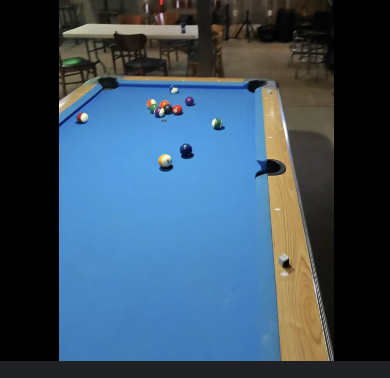
#> input picture sample_pool_table1.jpg, 390 x 378 px
$ python cli.py ../sample_pool_table1.jpg
#> lines starting #> are read from the running program, lines starting #| are printed output that depends on the picture; after the words box and inside, x2 and y2 are one past the last pixel; in counts of white or black regions, pixels touching at a corner belong together
### pool_ai_full/vision.py
import cv2 as cv
import numpy as np

# Manual override thresholds
GREEN_LOW  = (30,  30,  30)
GREEN_HIGH = (90, 255, 255)
BLUE_LOW   = (90,  30,  30)
BLUE_HIGH  = (130,255,255)

TOPDOWN_W, TOPDOWN_H = 1024, 512  # ~2:1 aspect

def _morph(mask):
    kernel = cv.getStructuringElement(cv.MORPH_ELLIPSE, (5,5))
    mask = cv.morphologyEx(mask, cv.MORPH_OPEN, kernel, iterations=2)
    mask = cv.morphologyEx(mask, cv.MORPH_CLOSE, kernel, iterations=2)
    return mask

def mask_felt(bgr, mode="auto"):
    """Return binary felt mask. mode: 'auto', 'green', 'blue'."""
    hsv = cv.cvtColor(bgr, cv.COLOR_BGR2HSV)
    if mode == "green":
        return _morph(cv.inRange(hsv, GREEN_LOW, GREEN_HIGH))
    if mode == "blue":
        return _morph(cv.inRange(hsv, BLUE_LOW, BLUE_HIGH))

    # AUTO: pick dominant hue among saturated/bright pixels
    Smin, Vmin = 40, 40
    satbright = cv.inRange(hsv, (0, Smin, Vmin), (179, 255, 255))
    hue = hsv[...,0]
    hist = cv.calcHist([hue],[0], satbright, [180], [0,180])
    peak = int(hist.argmax())
    band = 12  # +/- around peak
    low = (peak - band) % 180
    high = (peak + band) % 180

    if low <= high:
        mask_h = cv.inRange(hue, low, high)
    else:
        mask_h = cv.bitwise_or(cv.inRange(hue, 0, high), cv.inRange(hue, low, 179))

    mask = cv.bitwise_and(satbright, mask_h)
    return _morph(mask)

def _order_corners_clockwise(pts):
    pts = np.array(pts, dtype=np.float32)
    c = pts.mean(axis=0)
    ang = np.arctan2(pts[:,1]-c[1], pts[:,0]-c[0])
    order = np.argsort(ang)
    pts = pts[order]
    idx = np.argmin(pts.sum(axis=1))  # TL first
    pts = np.vstack([pts[idx:], pts[:idx]])
    return pts

def find_table_quad(bgr, felt_mode="auto"):
    """Find felt via color mask; return 4-point quad (TL,TR,BR,BL) and mask."""
    mask = mask_felt(bgr, mode=felt_mode)
    cnts, _ = cv.findContours(mask, cv.RETR_EXTERNAL, cv.CHAIN_APPROX_SIMPLE)
    if not cnts:
        return None, mask
    cnt = max(cnts, key=cv.contourArea)
    if cv.contourArea(cnt) < 0.05 * (bgr.shape[0]*bgr.shape[1]):
        return None, mask

    peri = cv.arcLength(cnt, True)
    approx = cv.approxPolyDP(cnt, 0.02*peri, True)
    if len(approx) >= 4:
        hull = cv.convexHull(approx)
        if len(hull) >= 4:
            if len(hull) > 4:
                rect = cv.minAreaRect(hull)
                box = cv.boxPoints(rect)
                quad = _order_corners_clockwise(box)
            else:
                quad = _order_corners_clockwise(hull.reshape(-1,2))
        else:
            rect = cv.minAreaRect(cnt)
            box = cv.boxPoints(rect)
            quad = _order_corners_clockwise(box)
    else:
        rect = cv.minAreaRect(cnt)
        box = cv.boxPoints(rect)
        quad = _order_corners_clockwise(box)

    return quad, mask

def warp_topdown(bgr, quad):
    dst = np.float32([[0,0],[TOPDOWN_W-1,0],[TOPDOWN_W-1,TOPDOWN_H-1],[0,TOPDOWN_H-1]])
    H = cv.getPerspectiveTransform(np.float32(quad), dst)
    warp = cv.warpPerspective(bgr, H, (TOPDOWN_W, TOPDOWN_H))
    return warp, H

def table_pockets(ball_radius=None):
    """Return 6 pocket centers inset from rails to avoid rail-grazing paths."""
    w, h = TOPDOWN_W, TOPDOWN_H
    inset = int((ball_radius or max(h//28,6)) * 1.4)
    return np.array([
        [inset, inset], [w//2, inset], [w-1-inset, inset],
        [inset, h-1-inset], [w//2, h-1-inset], [w-1-inset, h-1-inset]
    ], dtype=np.float32)

def draw_overlay(warp_bgr, balls, cue_idx, best):
    vis = warp_bgr.copy()
    for idx,(x,y,r) in enumerate(balls):
        color = (0,255,0) if idx==cue_idx else (0,165,255)
        cv.circle(vis, (int(x),int(y)), int(r), color, 2)
        cv.putText(vis, str(idx), (int(x)-6,int(y)-8), cv.FONT_HERSHEY_SIMPLEX, 0.5, (255,255,255), 1, cv.LINE_AA)
    for (px,py) in table_pockets().astype(int):
        cv.circle(vis, (px,py), 10, (255,0,0), 2)
    if best:
        i = best["object_idx"]
        C = (int(balls[cue_idx][0]), int(balls[cue_idx][1]))
        G = (int(best["ghost"][0]), int(best["ghost"][1]))
        O = (int(balls[i][0]), int(balls[i][1]))
        P = (int(best["pocket"][0]), int(best["pocket"][1]))
        cv.line(vis, C, G, (0,255,255), 2)
        cv.line(vis, O, P, (255,0,255), 2)
        cv.circle(vis, G, 6, (0,255,255), -1)
        cv.circle(vis, P, 8, (255,0,255), 2)
    return vis

### pool_ai_full/analyze.py
import cv2 as cv
from .vision import find_table_quad, warp_topdown, draw_overlay
from .detectors import HoughBallDetector
from .planning import pick_best_shot, advice_from_best

def analyze_pool_image(bgr, felt_mode='auto', detector='hough'):
    # 1) Rectify via felt
    quad, mask = find_table_quad(bgr, felt_mode=felt_mode)
    if quad is not None:
        warp, H = warp_topdown(bgr, quad)
        rectified = True
    else:
        warp, H = bgr, None
        rectified = False

    # 2) Detect balls (Hough by default)
    if detector == 'hough':
        det = HoughBallDetector(felt_mode=felt_mode)
        balls, cue_idx = det.detect(warp)
    else:
        raise ValueError("Unsupported detector; use 'hough'.")

    # 3) Plan shot
    best = pick_best_shot(warp, balls, cue_idx) if balls else None
    advice = advice_from_best(best, balls, cue_idx) if balls else "No balls detected."
    overlay = draw_overlay(warp, balls, cue_idx, best) if balls else warp.copy()

    return {
        "rectified": rectified,
        "num_balls": len(balls),
        "cue_idx": cue_idx,
        "best": best,
        "advice": advice,
        "overlay": overlay,
        "warp": warp
    }

### pool_ai_full/detectors.py
import cv2 as cv
import numpy as np

from .vision import mask_felt

class HoughBallDetector:
    """Classical Hough-based detector (no ML)."""
    def __init__(self, felt_mode="auto"):
        self.felt_mode = felt_mode
        self.HOUGH_DP = 1.2
        self.PARAM1 = 100
        self.PARAM2 = 14   # lower → more circles (and more false positives)
        self.BLUR = (9,9)

    @staticmethod
    def estimate_ball_radius_px(h):
        r_est = max(6, int(h/28))
        return int(r_est*0.7), int(r_est*1.4)

    def detect(self, warp_bgr):
        hsv = cv.cvtColor(warp_bgr, cv.COLOR_BGR2HSV)
        felt = mask_felt(warp_bgr, mode=self.felt_mode)
        not_felt = cv.bitwise_not(felt)
        fg = cv.GaussianBlur(not_felt, self.BLUR, 1.5)

        minR, maxR = self.estimate_ball_radius_px(warp_bgr.shape[0])
        circles = cv.HoughCircles(
            fg, cv.HOUGH_GRADIENT, dp=self.HOUGH_DP,
            minDist=max(10, minR*2),
            param1=self.PARAM1, param2=self.PARAM2,
            minRadius=minR, maxRadius=maxR
        )
        balls = []
        if circles is not None:
            for (x,y,r) in np.round(circles[0,:]).astype(int):
                if 3 < x < warp_bgr.shape[1]-3 and 3 < y < warp_bgr.shape[0]-3:
                    balls.append((x,y,r))
        if not balls:
            return [], None

        # Cue ball heuristic: lowest S, highest V
        cuescore = []
        for i,(x,y,r) in enumerate(balls):
            y0,y1 = max(0,y-r), min(y+r, hsv.shape[0])
            x0,x1 = max(0,x-r), min(x+r, hsv.shape[1])
            patch = hsv[y0:y1, x0:x1]
            if patch.size == 0:
                cuescore.append((i, 1e9)); continue
            S = patch[...,1].astype(np.float32).mean()
            V = patch[...,2].astype(np.float32).mean()
            score = S - 0.5*V
            cuescore.append((i, score))
        cue_idx = sorted(cuescore, key=lambda t: t[1])[0][0]
        return balls, cue_idx

class TRTBallsDetector:
    """Placeholder: swap to TensorRT for learned detection later."""
    def __init__(self, engine_path: str):
        self.engine_path = engine_path
        raise NotImplementedError("TensorRT detector to be implemented later.")

### pool_ai_full/planning.py
import numpy as np
from math import atan2, degrees
from .vision import table_pockets

CUT_ANGLE_MAX_DEG = 80
CLEARANCE_MARGIN  = 1.0

def dist_point_to_segment(p, a, b):
    ap = p - a; ab = b - a
    t = np.clip(np.dot(ap, ab) / (np.dot(ab, ab) + 1e-9), 0.0, 1.0)
    proj = a + t * ab
    return np.linalg.norm(p - proj)

def path_clear(a, b, balls, ignore_indices, clearance):
    a = np.array(a, dtype=np.float32); b = np.array(b, dtype=np.float32)
    for i,(x,y,r) in enumerate(balls):
        if i in ignore_indices:
            continue
        if dist_point_to_segment(np.array([x,y], np.float32), a, b) < clearance:
            return False
    return True

def pick_best_shot(warp_bgr, balls, cue_idx):
    # Estimate typical ball radius for pocket inset and clearance
    r_mean = float(np.mean([r for _,_,r in balls])) if balls else 10.0
    pockets = table_pockets(ball_radius=r_mean)
    cue = np.array(balls[cue_idx][:2], dtype=np.float32)
    best = None

    # small lateral jitter around ghost point to tolerate tiny occlusions
    jitters = np.linspace(-0.8, 0.8, 5)  # in units of ball radii

    for i,(ox,oy,r) in enumerate(balls):
        if i == cue_idx:
            continue
        O = np.array([ox,oy], dtype=np.float32)
        for P in pockets:
            d = P - O; dn = d / (np.linalg.norm(d)+1e-9)
            # tangent unit vector for jitter
            t = np.array([-dn[1], dn[0]], dtype=np.float32)

            # try a few jittered aim points around ideal ghost
            for j in jitters:
                G = O - (2.0*r) * dn + (j * r) * t  # per-ball radius, slight lateral offset
                # clearance checks
                clr1 = path_clear(cue, G, balls, (cue_idx,i), r*CLEARANCE_MARGIN)
                clr2 = path_clear(O, P,   balls, (cue_idx,i), r*CLEARANCE_MARGIN)
                if not (clr1 and clr2):
                    continue

                # cut angle
                v1 = O - cue; v2 = P - O
                a1, a2 = atan2(v1[1], v1[0]), atan2(v2[1], v2[0])
                cut_deg = abs(degrees(a2 - a1))
                if cut_deg > 180: cut_deg = 360 - cut_deg
                if cut_deg > CUT_ANGLE_MAX_DEG:
                    continue

                pocket_dist = np.linalg.norm(P - O)
                score = 1000 - (cut_deg*5.5) - pocket_dist*0.22
                cand = dict(score=score, object_idx=i, pocket=P, ghost=G, cut_deg=cut_deg)
                if (best is None) or (score > best["score"]):
                    best = cand
    return best

def advice_from_best(best, balls, cue_idx):
    if not best:
        return "No clear direct pot; consider a safety or reposition."
    pockets = ["TL","TM","TR","BL","BM","BR"]
    labels_xy = table_pockets()
    label = pockets[int(np.argmin(np.linalg.norm(labels_xy - best["pocket"], axis=1)))]
    i = best["object_idx"]
    return f"Pot ball #{i} to {label}. Aim at the ghost point; cut ≈ {best['cut_deg']:.0f}°. Controlled speed."

### pool_ai_full/cli.py
#!/usr/bin/env python3
import argparse, sys, cv2 as cv
from .analyze import analyze_pool_image

def main():
    p = argparse.ArgumentParser(description="Pool table analyzer (Jetson-ready, no ML).")
    p.add_argument("image", help="Input pool table image path")
    p.add_argument("--felt", choices=["auto","green","blue"], default="auto", help="Felt color mode")
    p.add_argument("--detector", choices=["hough"], default="hough", help="Ball detector backend")
    p.add_argument("--overlay", help="Save annotated overlay PNG path", default=None)
    args = p.parse_args()

    img = cv.imread(args.image)
#> img is the input picture: shape (378, 390, 3); mean B, G, R 96.5, 78.1, 56.4
    if img is None:
        print("Could not read input image.", file=sys.stderr)
        sys.exit(1)

    res = analyze_pool_image(img, felt_mode=args.felt, detector=args.detector)
#> in mask_felt, `hsv = cv.cvtColor(bgr, cv.COLOR_BGR2HSV)`: hsv: shape (378, 390, 3); mean H, S, V 53.2, 85.7, 105.2
#> in mask_felt, `satbright = cv.inRange(hsv, (0, Smin, Vmin), (179, 255, 255))`:
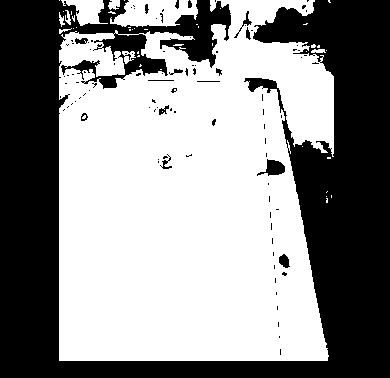
#> satbright: shape (378, 390); 56.6% white; 100 black regions (84 under 20 px), largest, box (x1, y1, x2, y2) and area: (0, 0, 390, 378) 62763, (257, 159, 285, 176) 255, (279, 254, 290, 268) 104
#> in mask_felt, `hue = hsv[...,0]`:
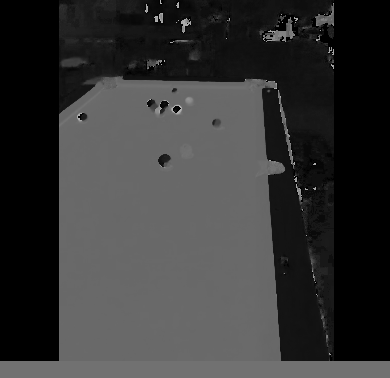
#> hue: shape (378, 390); min 0, max 179, mean 53.2
#> in mask_felt, `hist = cv.calcHist([hue],[0], satbright, [180], [0,180])`: hist = 180 values, max 27255 at index 105, min 0 at index 72, mean 463.5
#> in mask_felt, `peak = int(hist.argmax())`: peak = 105
#> in mask_felt, `low = (peak - band) % 180`: low = 93
#> in mask_felt, `high = (peak + band) % 180`: high = 117
#> in mask_felt, `mask_h = cv.inRange(hue, low, high)`: mask_h: shape (378, 390); 44.3% white; 27 white regions (21 under 20 px), largest, box (x1, y1, x2, y2) and area: (0, 77, 390, 378) 64926, (280, 99, 287, 131) 70, (324, 12, 334, 24) 60, (286, 137, 292, 162) 55, (316, 15, 326, 26) 54, (286, 22, 290, 37) 45
#> in mask_felt, `mask = cv.bitwise_and(satbright, mask_h)`: mask: shape (378, 390); 39.2% white; 3 white regions (1 under 20 px), largest, box (x1, y1, x2, y2) and area: (59, 78, 281, 361) 57725, (281, 109, 285, 121) 30
#> in _morph, `mask = cv.morphologyEx(mask, cv.MORPH_OPEN, kernel, iterations=2)`: mask: shape (378, 390); 39% white; 1 white region, box (x1, y1, x2, y2) and area: (59, 79, 280, 361) 57532
#> in _morph, `mask = cv.morphologyEx(mask, cv.MORPH_CLOSE, kernel, iterations=2)`: mask: shape (378, 390); 39.2% white; 1 white region
#> in find_table_quad, `cnts, _ = cv.findContours(mask, cv.RETR_EXTERNAL, cv.CHAIN_APPROX_SIMP..`: cnts = 1 contour; box (x1, y1, x2, y2) and area: (59, 79, 280, 361) 57844
#> in find_table_quad, `cnt = max(cnts, key=cv.contourArea)`: cnt = contour of 126 points, box (x1, y1, x2, y2) (59, 79, 280, 361), area 57844
#> in find_table_quad, `peri = cv.arcLength(cnt, True)`: peri = 975.7
#> in find_table_quad, `approx = cv.approxPolyDP(cnt, 0.02*peri, True)`: approx = [[62, 111], [59, 358], [279, 358], [261, 92], [121, 79]]
#> in find_table_quad, `hull = cv.convexHull(approx)`: hull = [[121, 79], [261, 92], [279, 358], [59, 358], [62, 111]]
#> in find_table_quad, `rect = cv.minAreaRect(hull)`: rect = ((169, 218.5), (279, 220), -90)
#> in find_table_quad, `box = cv.boxPoints(rect)`: box = [[279, 358], [59, 358], [59, 79], [279, 79]]
#> in _order_corners_clockwise, `c = pts.mean(axis=0)`: c = [169, 218.5]
#> in _order_corners_clockwise, `ang = np.arctan2(pts[:,1]-c[1], pts[:,0]-c[0])`: ang = [0.903, 2.24, -2.24, -0.903]
#> in _order_corners_clockwise, `order = np.argsort(ang)`: order = [2, 3, 0, 1]
#> in _order_corners_clockwise, `pts = pts[order]`: pts = [[59, 79], [279, 79], [279, 358], [59, 358]]
#> in _order_corners_clockwise, `idx = np.argmin(pts.sum(axis=1))`: idx = 0
#> in find_table_quad, `quad = _order_corners_clockwise(box)`: quad = [[59, 79], [279, 79], [279, 358], [59, 358]]
#> in warp_topdown, `H = cv.getPerspectiveTransform(np.float32(quad), dst)`: H = [[4.65, 4.99e-18, -274.4], [0, 1.83, -144.7], [-6.44e-36, -9.96e-20, 1]]
#> in detect, `hsv = cv.cvtColor(warp_bgr, cv.COLOR_BGR2HSV)`: hsv: shape (512, 1024, 3); mean H, S, V 100.1, 153.4, 196
#> call 2 of mask_felt, with mode = 'auto'
#> in mask_felt (call 2), `satbright = cv.inRange(hsv, (0, Smin, Vmin), (179, 255, 255))`: satbright: shape (512, 1024); 98.2% white; 49 black regions (25 under 20 px), largest, box (x1, y1, x2, y2) and area: (854, 0, 1024, 474) 5123, (184, 0, 269, 17) 1131, (459, 137, 523, 164) 466
#> in mask_felt (call 2), `hue = hsv[...,0]`:
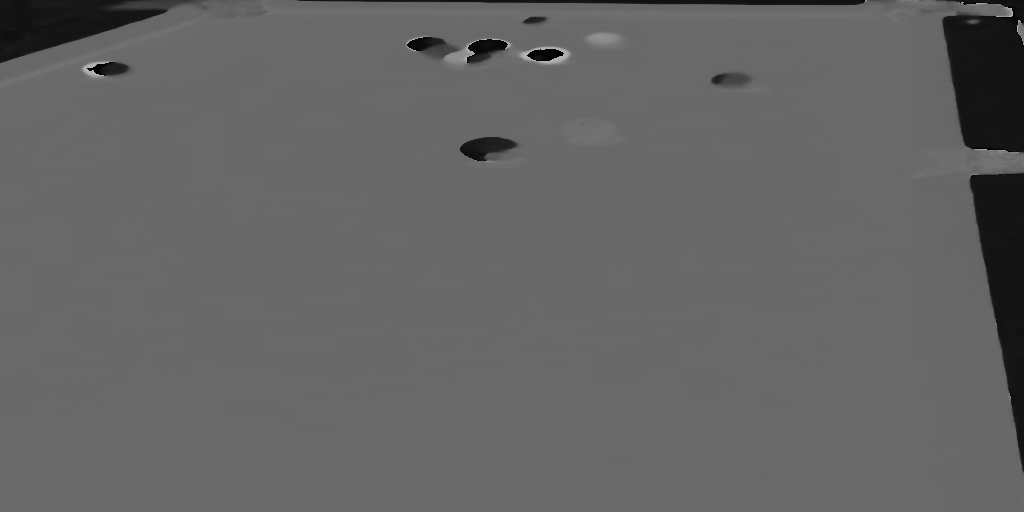
#> hue: shape (512, 1024); min 0, max 179, mean 100.1
#> in mask_felt (call 2), `hist = cv.calcHist([hue],[0], satbright, [180], [0,180])`: hist = 180 values, max 228281 at index 105, min 1 at index 54, mean 2859.9
#> in mask_felt (call 2), `mask_h = cv.inRange(hue, low, high)`: mask_h: shape (512, 1024); 93.6% white; 24 black regions (11 under 20 px), largest, box (x1, y1, x2, y2) and area: (933, 0, 1024, 156) 10420, (969, 172, 1024, 474) 8598, (0, 0, 226, 63) 6710
#> in mask_felt (call 2), `mask = cv.bitwise_and(satbright, mask_h)`: mask: shape (512, 1024); 92.8% white; 10 black regions, largest, box (x1, y1, x2, y2) and area: (295, 0, 1024, 474) 24313, (0, 0, 269, 64) 7687, (406, 36, 512, 67) 2002
#> in _morph (call 2), `mask = cv.morphologyEx(mask, cv.MORPH_OPEN, kernel, iterations=2)`: mask: shape (512, 1024); 92.7% white; 9 black regions, largest, box (x1, y1, x2, y2) and area: (295, 0, 1024, 474) 24406, (0, 0, 269, 64) 7692, (406, 36, 571, 67) 2898
#> in _morph (call 2), `mask = cv.morphologyEx(mask, cv.MORPH_CLOSE, kernel, iterations=2)`:
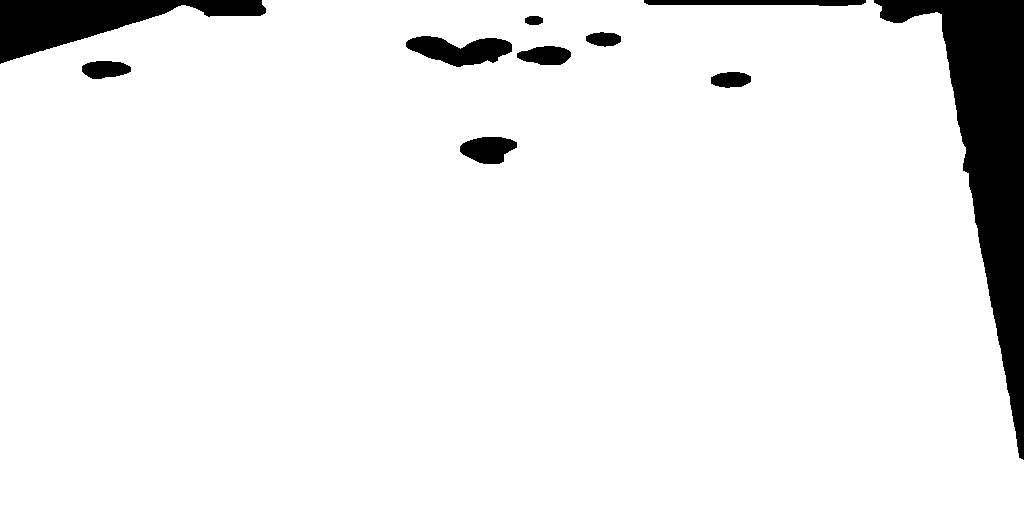
#> mask: shape (512, 1024); 93% white; 10 black regions, largest, box (x1, y1, x2, y2) and area: (874, 0, 1024, 460) 22099, (0, 0, 266, 64) 7673, (406, 36, 512, 67) 2057
#> in detect, `fg = cv.GaussianBlur(not_felt, self.BLUR, 1.5)`:
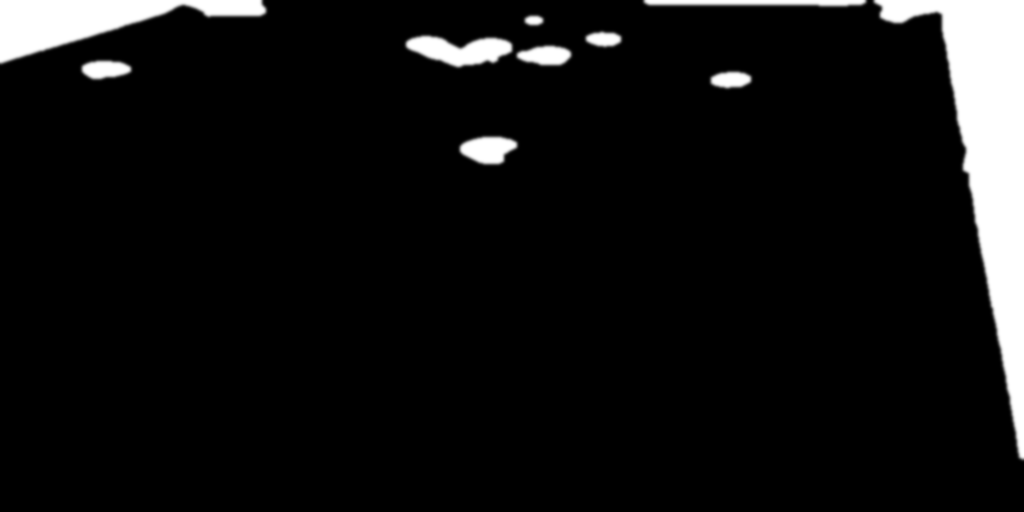
#> fg: shape (512, 1024); min 0, max 255, mean 17.8
#> in detect, `circles = cv.HoughCircles( fg, cv.HOUGH_GRADIENT, dp=self.HOUGH_DP, mi..`: circles = [[533.4, 29.4, 13.92], [186.6, 29.4, 22.92], [97.8, 59.4, 18.48]]
#> the loop in detect, `for (x,y,r) in np.round(circles[0,:]).astype(int):` made 3 passes
#> (x, y, r) on passes 1 to 3: (533, 29, 14), (187, 29, 23), (98, 59, 18)
#> after the loop in detect, `for (x,y,r) in np.round(circles[0,:]).astype(int):`: balls = [(533, 29, 14), (187, 29, 23), (98, 59, 18)]
#> the loop in detect, `for i,(x,y,r) in enumerate(balls):` made 3 passes
#> (x, y, r, y0, y1, x0, x1, S) on passes 1 to 3: (533, 29, 14, 15, 43, 519, 547, 116.1), (187, 29, 23, 6, 52, 164, 210, 154), (98, 59, 18, 41, 77, 80, 116, 131.1)
#> after the loop in detect, `for i,(x,y,r) in enumerate(balls):`: cuescore = [(0, 20.6), (1, 73.37), (2, 48.93)]
#> in detect, `cue_idx = sorted(cuescore, key=lambda t: t[1])[0][0]`: cue_idx = 0
#> in analyze_pool_image, `balls, cue_idx = det.detect(warp)`: balls = [(533, 29, 14), (187, 29, 23), (98, 59, 18)]; cue_idx = 0
#> in pick_best_shot, `r_mean = float(np.mean([r for _,_,r in balls])) if balls else 10.0`: r_mean = 18.33
#> in table_pockets, `inset = int((ball_radius or max(h//28,6)) * 1.4)`: inset = 25
#> in pick_best_shot, `pockets = table_pockets(ball_radius=r_mean)`: pockets = [[25, 25], [512, 25], [998, 25], [25, 486], [512, 486], [998, 486]]
#> in pick_best_shot, `cue = np.array(balls[cue_idx][:2], dtype=np.float32)`: cue = [533, 29]
#> the loop in pick_best_shot, `for i,(ox,oy,r) in enumerate(balls):` made 3 passes
#> (ox, oy, r) on pass 2: (187, 29, 23)
#> the loop in draw_overlay, `for idx,(x,y,r) in enumerate(balls):` made 3 passes
#> after the loop in draw_overlay, `for idx,(x,y,r) in enumerate(balls):`: vis: shape (512, 1024, 3); mean B, G, R 191.9, 138.6, 81.3
#> after the loop in draw_overlay, `for (px,py) in table_pockets().astype(int):`:
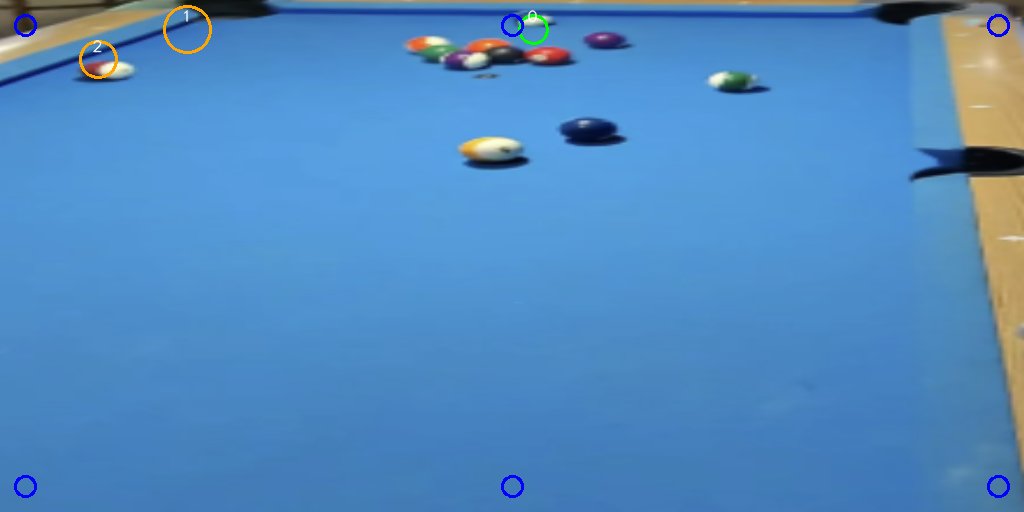
#> vis: shape (512, 1024, 3); mean B, G, R 192.1, 138.3, 81.1
#> in draw_overlay, `cv.line(vis, O, P, (255,0,255), 2)`:
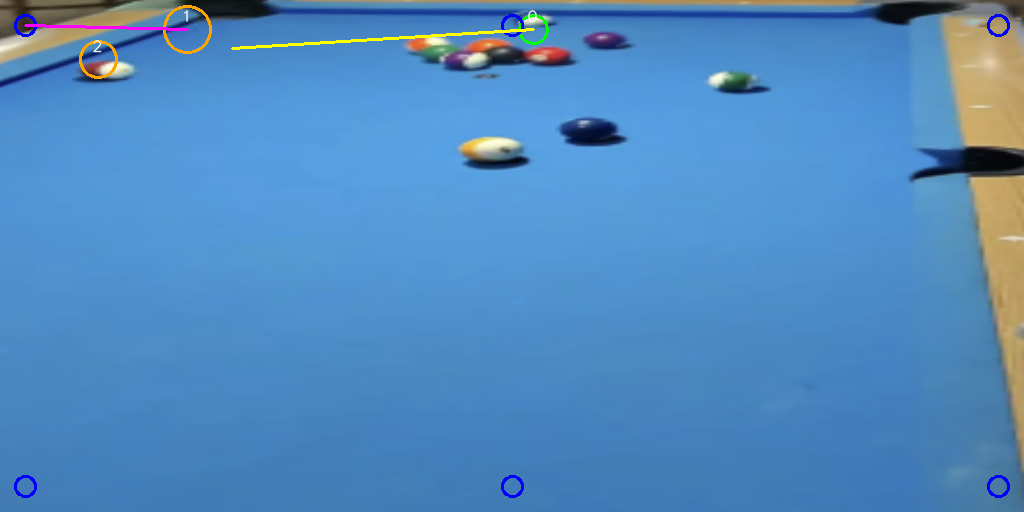
#> vis: shape (512, 1024, 3); mean B, G, R 191.9, 138.4, 81.6
#> in draw_overlay, `cv.circle(vis, G, 6, (0,255,255), -1)`: vis: shape (512, 1024, 3); 0.02% of pixels changed, all inside (x1, y1, x2, y2) = (226, 42, 238, 55)
#> in draw_overlay, `cv.circle(vis, P, 8, (255,0,255), 2)`: vis: shape (512, 1024, 3); mean B, G, R 191.9, 138.4, 81.6
    print(res["advice"])
#| Pot ball #1 to TL. Aim at the ghost point; cut ≈ 1°. Controlled speed.
    if args.overlay:
        cv.imwrite(args.overlay, res["overlay"])

if __name__ == "__main__":
    main()
